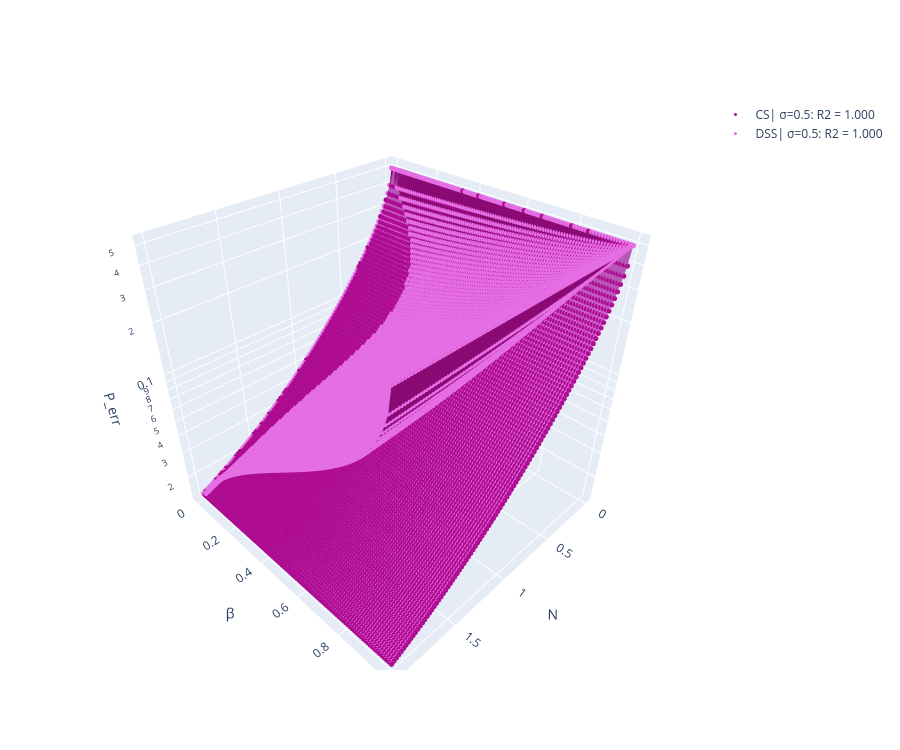

This figure's notebook cell:
### Code cell
reload_protocols()
sigmas_test = [0.5]
pd.plot_homodyne_perr(sigmas_test, colors_1, colors_2, dss = 'all', cs = 'all')

### Figure 1 — Plotly figure (JSON) as saved in the notebook; plotly's stock layout.template omitted (floating-point values rounded to 4 significant figures; data arrays with more than 128 entries replaced by an {"elided": "..."} marker saying what was removed)
{"data": [{"colorscale": [[0, "#e56ee5"], [1, "#e56ee5"]], "showscale": false, "surfacecolor": {"elided": "101x101 float values"}, "type": "surface", "x": {"elided": "101x101 float values"}, "y": {"elided": "101x101 float values"}, "z": {"elided": "101x101 float values"}}, {"marker": {"color": "#AD0B90", "size": 3}, "mode": "markers", "name": "CS| σ=0.5: R2 = 1.000", "type": "scatter3d", "x": {"elided": "10201 float values"}, "y": {"elided": "10201 float values"}, "z": {"elided": "10201 float values"}}, {"colorscale": [[0, "#AD0B90"], [1, "#AD0B90"]], "showscale": false, "surfacecolor": {"elided": "101x101 float values"}, "type": "surface", "x": {"elided": "101x101 float values"}, "y": {"elided": "101x101 float values"}, "z": {"elided": "101x101 float values"}}, {"marker": {"color": "#e56ee5", "size": 3}, "mode": "markers", "name": "DSS| σ=0.5: R2 = 1.000", "type": "scatter3d", "x": {"elided": "10201 float values"}, "y": {"elided": "10201 float values"}, "z": {"elided": "10201 float values"}}], "layout": {"height": 750, "scene": {"aspectmode": "cube", "xaxis": {"title": {"text": "N"}}, "yaxis": {"title": {"text": "β"}}, "zaxis": {"title": {"text": "P_err"}, "type": "log"}}, "width": 900}}
